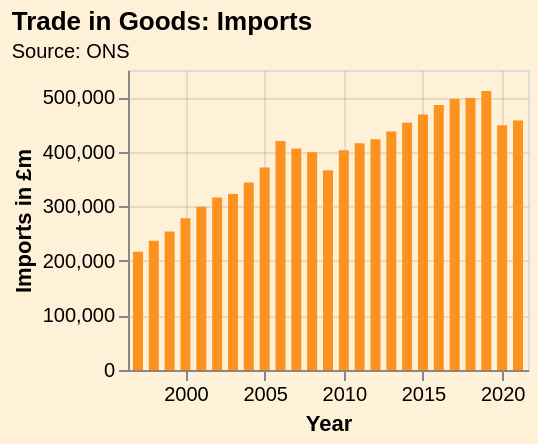

Write the Vega-Lite specification saved for this chart.
### Vega-Lite specification from a JSON file in a GitHub repository (floating-point values rounded to 4 significant figures)
{"$schema": "https://vega.github.io/schema/vega-lite/v5.json", "title": {"text": "Trade in Goods: Imports", "anchor": "start", "subtitle": "Source: ONS", "subtitleFontSize": 10}, "config": {"background": "#fff0d8"}, "height": 150, "width": 200, "data": {"values": [{"date": "1997", "label": "1997", "month": "", "quarter": "", "sourceDataset": "MRET", "updateDate": "2022-10-11T23:00:00.000Z", "value": "216653", "year": "1997"}, {"date": "1998", "label": "1998", "month": "", "quarter": "", "sourceDataset": "MRET", "updateDate": "2022-10-11T23:00:00.000Z", "value": "236920", "year": "1998"}, {"date": "1999", "label": "1999", "month": "", "quarter": "", "sourceDataset": "MRET", "updateDate": "2022-10-11T23:00:00.000Z", "value": "253997", "year": "1999"}, {"date": "2000", "label": "2000", "month": "", "quarter": "", "sourceDataset": "MRET", "updateDate": "2022-10-11T23:00:00.000Z", "value": "278197", "year": "2000"}, {"date": "2001", "label": "2001", "month": "", "quarter": "", "sourceDataset": "MRET", "updateDate": "2022-10-11T23:00:00.000Z", "value": "299178", "year": "2001"}, {"date": "2002", "label": "2002", "month": "", "quarter": "", "sourceDataset": "MRET", "updateDate": "2022-10-11T23:00:00.000Z", "value": "316360", "year": "2002"}, {"date": "2003", "label": "2003", "month": "", "quarter": "", "sourceDataset": "MRET", "updateDate": "2022-10-11T23:00:00.000Z", "value": "322689", "year": "2003"}, {"date": "2004", "label": "2004", "month": "", "quarter": "", "sourceDataset": "MRET", "updateDate": "2022-10-11T23:00:00.000Z", "value": "343540", "year": "2004"}, {"date": "2005", "label": "2005", "month": "", "quarter": "", "sourceDataset": "MRET", "updateDate": "2022-10-11T23:00:00.000Z", "value": "371444", "year": "2005"}, {"date": "2006", "label": "2006", "month": "", "quarter": "", "sourceDataset": "MRET", "updateDate": "2022-10-11T23:00:00.000Z", "value": "419805", "year": "2006"}, {"date": "2007", "label": "2007", "month": "", "quarter": "", "sourceDataset": "MRET", "updateDate": "2022-10-11T23:00:00.000Z", "value": "406206", "year": "2007"}, {"date": "2008", "label": "2008", "month": "", "quarter": "", "sourceDataset": "MRET", "updateDate": "2022-10-11T23:00:00.000Z", "value": "399138", "year": "2008"}, {"date": "2009", "label": "2009", "month": "", "quarter": "", "sourceDataset": "MRET", "updateDate": "2022-10-11T23:00:00.000Z", "value": "366026", "year": "2009"}, {"date": "2010", "label": "2010", "month": "", "quarter": "", "sourceDataset": "MRET", "updateDate": "2022-10-11T23:00:00.000Z", "value": "402711", "year": "2010"}, {"date": "2011", "label": "2011", "month": "", "quarter": "", "sourceDataset": "MRET", "updateDate": "2022-10-11T23:00:00.000Z", "value": "415705", "year": "2011"}, {"date": "2012", "label": "2012", "month": "", "quarter": "", "sourceDataset": "MRET", "updateDate": "2022-10-11T23:00:00.000Z", "value": "422878", "year": "2012"}, {"date": "2013", "label": "2013", "month": "", "quarter": "", "sourceDataset": "MRET", "updateDate": "2022-10-11T23:00:00.000Z", "value": "437316", "year": "2013"}, {"date": "2014", "label": "2014", "month": "", "quarter": "", "sourceDataset": "MRET", "updateDate": "2022-10-11T23:00:00.000Z", "value": "453352", "year": "2014"}, {"date": "2015", "label": "2015", "month": "", "quarter": "", "sourceDataset": "MRET", "updateDate": "2022-10-11T23:00:00.000Z", "value": "468533", "year": "2015"}, {"date": "2016", "label": "2016", "month": "", "quarter": "", "sourceDataset": "MRET", "updateDate": "2022-10-11T23:00:00.000Z", "value": "485686", "year": "2016"}, {"date": "2017", "label": "2017", "month": "", "quarter": "", "sourceDataset": "MRET", "updateDate": "2022-10-11T23:00:00.000Z", "value": "497169", "year": "2017"}, {"date": "2018", "label": "2018", "month": "", "quarter": "", "sourceDataset": "MRET", "updateDate": "2022-10-11T23:00:00.000Z", "value": "498888", "year": "2018"}, {"date": "2019", "label": "2019", "month": "", "quarter": "", "sourceDataset": "MRET", "updateDate": "2022-10-11T23:00:00.000Z", "value": "511674", "year": "2019"}, {"date": "2020", "label": "2020", "month": "", "quarter": "", "sourceDataset": "MRET", "updateDate": "2022-10-11T23:00:00.000Z", "value": "448866", "year": "2020"}, {"date": "2021", "label": "2021", "month": "", "quarter": "", "sourceDataset": "MRET", "updateDate": "2022-10-11T23:00:00.000Z", "value": "457192", "year": "2021"}], "format": {"parse": {"date": "date"}}}, "mark": {"type": "bar", "color": "#fe921f"}, "encoding": {"x": {"field": "date", "type": "temporal", "title": "Year", "axis": {"labelSeparation": 10, "domainColor": "#fffff", "gridColor": "#00000017"}}, "y": {"field": "value", "type": "quantitative", "title": "Imports in £m", "axis": {"gridColor": "#00000017"}}}}
